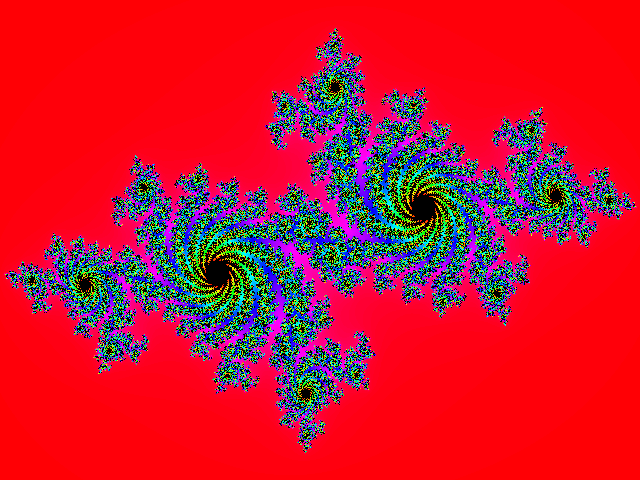
Frame 1 (no input)
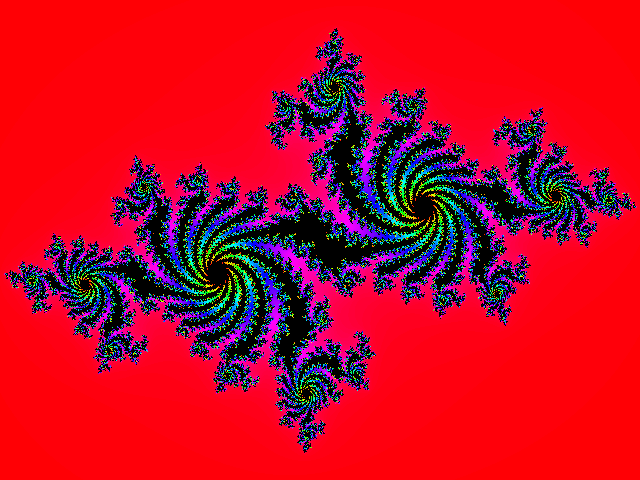
Frame 60 (the mouse pressed at the canvas centre just before this capture)
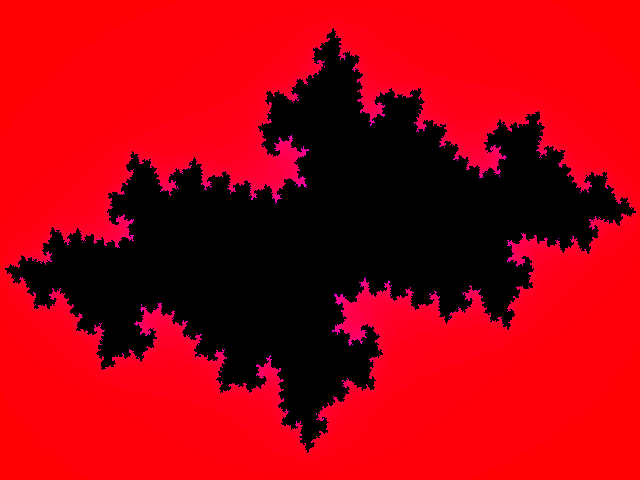
Frame 120 (the mouse held since frame 60 and released just before this capture)

The Processing sketch that drew these frames (run headless with seeded random() and noise(); from frame 60 on, the mouse is pressed at the canvas centre):

// Processing sketch: julia_set
// ── julia_set.pde
float aa = 0.0;
float bb = 0.0;

float aa_inc = 0.001;
float bb_inc = 0.001;

void setup() {
  size(640, 480);
}
 
void draw() {
  drawJuliaSet();
  
  //aa += aa_inc;
  bb += bb_inc;
  
  if((aa >= 0.03) || (aa <= -0.05)) {
  	aa_inc *= -1;
  }
  
  if((bb >= 0.03) || (bb <= -0.05)) {
  	bb_inc *= -1;
  }
  
  if(frameCount == 50) { save("preview.png"); }
}

void mousePressed() {
	loop();
}

void drawJuliaSet() {
	float cX = -0.7 + aa;
	float cY = 0.27015 + bb;
	float zx, zy;
	float maxIter = 300;
	
	for (int x = 0; x < width; x++) {
    for (int y = 0; y < height; y++) {
      zx = 1.5 * (x - width / 2) / (0.5 * width);
      zy = (y - height / 2) / (0.5 * height);
      float i = maxIter;
      while (zx * zx + zy * zy < 4 && i > 0) {
        float tmp = zx * zx - zy * zy + cX;
        zy = 2.0 * zx * zy + cY;
        zx = tmp;
        i -= 1;
      }
      color c = hsv2rgb(i / maxIter * 360, 1, i > 1 ? 1 : 0);
      set(x, y, c);
    }
  }
}

color hsv2rgb(float h, float s, float v) {
  float c = v * s;
  float x = c * (1 - abs(((h/60) % 2) - 1));
  float m = v - c;
 
  float r, g, b;
  if (h < 60) {
    r = c;
    g = x;
    b = 0;
  } else if (h < 120) {
    r = x;
    g = c;
    b = 0;
  } else if (h < 180) {
    r = 0;
    g = c;
    b = x;
  } else if (h < 240) {
    r = 0;
    g = x;
    b = c;
  } else if (h < 300) {
    r = x;
    g = 0;
    b = c;
  } else {
    r = c;
    g = 0;
    b = x;
  }
 
  int ri = round((r + m) * 255);
  int gi = round((g + m) * 255);
  int bi = round((b + m) * 255);
 
  return color(ri, gi, bi);
}
